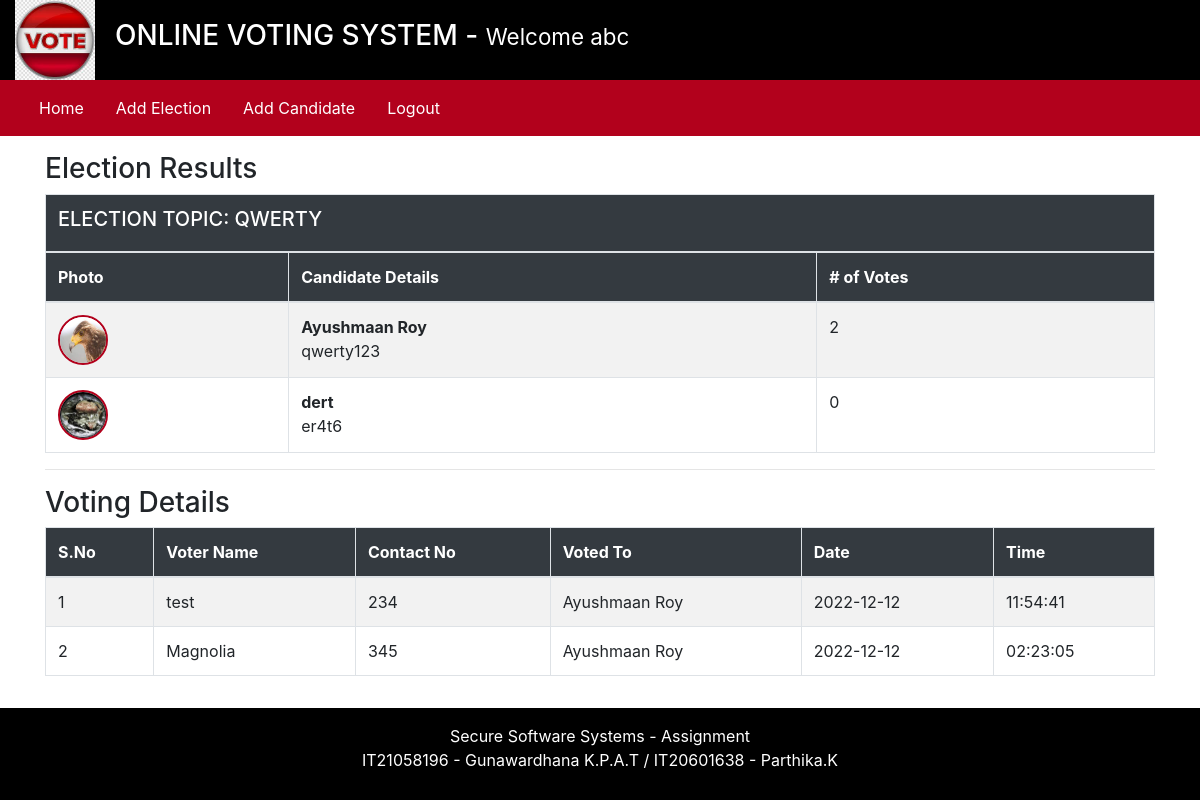
/admin/index.php?viewResult=1 (signed in), run on the app's committed database.
### tables this page shows
CREATE TABLE `elections` (
  `id` int(11) NOT NULL,
  `election_topic` varchar(255) DEFAULT NULL,
  `no_of_candidates` int(11) DEFAULT NULL,
  `starting_date` date DEFAULT NULL,
  `ending_date` date DEFAULT NULL,
  `status` varchar(45) DEFAULT NULL,
  `inserted_by` varchar(255) DEFAULT NULL,
  `inserted_on` date DEFAULT NULL
);

CREATE TABLE `candidate_details` (
  `id` int(11) NOT NULL,
  `election_id` int(11) DEFAULT NULL,
  `candidate_name` varchar(255) DEFAULT NULL,
  `candidate_details` varchar(45) DEFAULT NULL,
  `candidate_photo` text DEFAULT NULL,
  `inserted_by` varchar(255) DEFAULT NULL,
  `inserted_on` date DEFAULT NULL
);

CREATE TABLE `votings` (
  `id` int(11) NOT NULL,
  `election_id` int(11) DEFAULT NULL,
  `voters_id` int(11) DEFAULT NULL,
  `candidate_id` int(11) NOT NULL,
  `vote_date` date DEFAULT NULL,
  `vote_time` time DEFAULT NULL
);

CREATE TABLE `users` (
  `id` int(11) NOT NULL,
  `username` varchar(255) DEFAULT NULL,
  `NIC` varchar(45) DEFAULT NULL,
  `password` text DEFAULT NULL,
  `user_role` varchar(45) DEFAULT NULL
);

### admin/inc/viewResults.php (the view, shortened to what this page needs)
<?php
    $election_id = $_GET['viewResult'];
?>
<!DOCTYPE html>
<html lang="en">
<head>
    <link rel="stylesheet" href="https://stackpath.bootstrapcdn.com/bootstrap/4.5.2/css/bootstrap.min.css">
    <link rel="stylesheet" href="https://cdnjs.cloudflare.com/ajax/libs/font-awesome/5.15.3/css/all.min.css">
</head>
<body>
    <div class="container">
        <div class="row my-3">
            <div class="col-12">
                <h3> Election Results </h3>
                <?php
                    $fetchingActiveElections = mysqli_query($db, "SELECT * FROM elections WHERE id = '". $election_id ."'") or die(mysqli_error($db));
                    $totalActiveElections = mysqli_num_rows($fetchingActiveElections);
                    if($totalActiveElections > 0) {
                        while($data = mysqli_fetch_assoc($fetchingActiveElections)) {
                            $election_id = $data['id'];
                            $election_topic = $data['election_topic'];
                ?>
                        <table class="table table-striped table-hover table-bordered">
                            <thead>
                                <tr>
                                    <th colspan="4" class="bg-red text-white"><h5> ELECTION TOPIC: <?php echo strtoupper($election_topic); ?></h5></th>
                                </tr>
                                <tr>
                                    <th> Photo </th>
                                    <th> Candidate Details </th>
                                    <th> # of Votes </th>
                                </tr>
                            </thead>
                            <tbody>
                            <?php
                                $fetchingCandidates = mysqli_query($db, "SELECT * FROM candidate_details WHERE election_id = '". $election_id ."'") or die(mysqli_error($db));
                                while($candidateData = mysqli_fetch_assoc($fetchingCandidates)) {
                                    $candidate_id = $candidateData['id'];
                                    $candidate_photo = $candidateData['candidate_photo'];
                                    $fetchingVotes = mysqli_query($db, "SELECT * FROM votings WHERE candidate_id = '". $candidate_id . "'") or die(mysqli_error($db));
                                    $totalVotes = mysqli_num_rows($fetchingVotes);
                            ?>
                                    <tr>
                                        <td> <img src="<?php echo $candidate_photo; ?>" class="candidate_photo"> </td>
                                        <td><?php echo "<b>" . $candidateData['candidate_name'] . "</b><br />" . $candidateData['candidate_details']; ?></td>
                                        <td><?php echo $totalVotes; ?></td>
                                    </tr>
                            <?php
                                }
                            ?>
                            </tbody>
                        </table>
                <?php
                        }
                    } else {
                        echo "<div class='no-election'>No any active election.</div>";
                    }
                ?>
                <hr>
                <h3>Voting Details</h3>
                <?php
                    $fetchingVoteDetails = mysqli_query($db, "SELECT * FROM votings WHERE election_id = '". $election_id ."'");
                    $number_of_votes = mysqli_num_rows($fetchingVoteDetails);
                    if($number_of_votes > 0) {
                        $sno = 1;
                ?>
                        <table class="table table-striped table-hover table-bordered">
                            <thead>
                                <tr>
                                    <th>S.No</th>
                                    <th>Voter Name</th>
                                    <th>Contact No</th>
                                    <th>Voted To</th>
                                    <th>Date </th>
                                    <th>Time</th>
                                </tr>
                            </thead>
                            <tbody>
                <?php
                        while($data = mysqli_fetch_assoc($fetchingVoteDetails)) {
                            $voters_id = $data['voters_id'];
                            $candidate_id = $data['candidate_id'];
                            $fetchingUsername = mysqli_query($db, "SELECT * FROM users WHERE id = '". $voters_id ."'") or die(mysqli_error($db));
                            $isDataAvailable = mysqli_num_rows($fetchingUsername);
                            $userData = mysqli_fetch_assoc($fetchingUsername);
                            if($isDataAvailable > 0) {
                                $username = $userData['username'];
                                $NIC = $userData['NIC'];
                            } else {
                                $username = "No_Data";
                                $NIC = $userData['NIC'];
                            }
                            $fetchingCandidateName = mysqli_query($db, "SELECT * FROM candidate_details WHERE id = '". $candidate_id ."'") or die(mysqli_error($db));
                            $isDataAvailable = mysqli_num_rows($fetchingCandidateName);
                            $candidateData = mysqli_fetch_assoc($fetchingCandidateName);
                            if($isDataAvailable > 0) {
                                $candidate_name = $candidateData['candidate_name'];
                            } else {
                                $candidate_name = "No_Data";
                            }
                ?>
                                <tr>
                                    <td><?php echo $sno++; ?></td>
                                    <td><?php echo $username; ?></td>
                                    <td><?php echo $NIC; ?></td>
                                    <td><?php echo $candidate_name; ?></td>
                                    <td><?php echo $data['vote_date']; ?></td>
                                    <td><?php echo $data['vote_time']; ?></td>
                                </tr>
                <?php
                        }
                        echo "</tbody></table>";
                    } else {
                        echo "<div class='no-votes'>No vote detail is available!</div>";
                    }
                ?>
            </div>
        </div>
    </div>
</body>
</html>

### assets/css/style.css (style rules this page uses)
.text-white { color: #fff; }
.bg-red { background-color: #b2011c; }
.candidate_photo { width: 80px; height: 80px; border: 2px solid #b2011c; border-radius: 100%; }

### admin/inc/viewResults.php (style rules this page uses)
.table thead th { background-color: #343a40; color: #fff; }
.candidate_photo { width: 50px; height: 50px; border-radius: 50px; border: 2px solid #b2011c; }
.bg-red { background-color: #b2011c; }

### data on the page
elections: election_topic "QWERTY"
candidate_details: candidate_photo (picture), candidate_name "Ayushmaan Roy", candidate_details "qwerty123", totalVotes "2"
candidate_details: candidate_photo (picture), candidate_name "dert", candidate_details "er4t6", totalVotes "0"
votings: users.username "test", users.NIC "234", candidate_details.candidate_name "Ayushmaan Roy", vote_date "2022-12-12", vote_time "11:54:41"
votings: users.username "Magnolia", users.NIC "345", candidate_details.candidate_name "Ayushmaan Roy", vote_date "2022-12-12", vote_time "02:23:05"

### other printed values
$_SESSION['username'] "abc"
